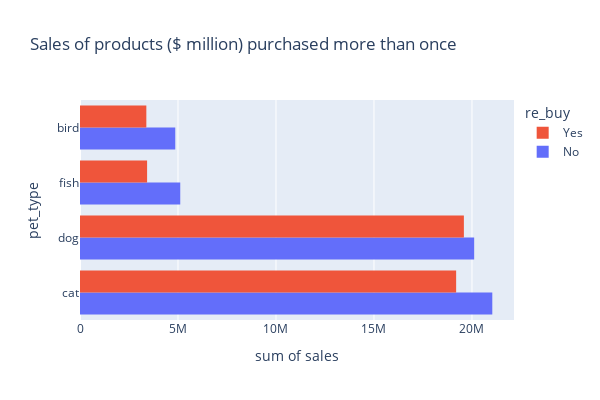

This figure's notebook cell:
### Markdown cell above
## Question 2. Do the products being purchased again have better sales than others?

- **Total sales for products being purchased again is lower (47.14% of sales)** than one-time purchases (52.86% of sales). 
- This trend is consistent across all pet types. 

While one-time purchases make up more sales overall. But a monthly pet subscription box can be a way to increase sales for products being purchased again.

### Code cell
repurchase_sales_df = final_df[['re_buy','sales', 'pet_type']]

repurchase_sales_df_gb = repurchase_sales_df.groupby(['pet_type', 're_buy'], as_index = False).sum().sort_values(['sales'], ascending=False)

display_df = repurchase_sales_df.groupby('re_buy', as_index = False).sum()
display_df['percent'] = round(display_df['sales']/display_df['sales'].sum()*100, 2)
display_df.columns = [['Repurchased', 'Sales ($)', 'Percentage (%)']]
display(display_df)

g = px.histogram(repurchase_sales_df_gb, y='pet_type', x='sales', color='re_buy', barmode='group', width=600, height=400, orientation='h' ,title = 'Sales of products ($ million) purchased more than once')
g.update_layout(legend_traceorder="reversed")
g.show()

### Figure 1 — Plotly figure (JSON) as saved in the notebook; plotly's stock layout.template omitted (floating-point values rounded to 4 significant figures)
{"data": [{"alignmentgroup": "True", "bingroup": "y", "histfunc": "sum", "hovertemplate": "re_buy=No<br>sum of sales=%{x}<br>pet_type=%{y}<extra></extra>", "legendgroup": "No", "marker": {"color": "#636efa", "pattern": {"shape": ""}}, "name": "No", "offsetgroup": "No", "orientation": "h", "showlegend": true, "type": "histogram", "x": [21037000, 20112000, 5115000, 4861000], "xaxis": "x", "y": ["cat", "dog", "fish", "bird"], "yaxis": "y"}, {"alignmentgroup": "True", "bingroup": "y", "histfunc": "sum", "hovertemplate": "re_buy=Yes<br>sum of sales=%{x}<br>pet_type=%{y}<extra></extra>", "legendgroup": "Yes", "marker": {"color": "#EF553B", "pattern": {"shape": ""}}, "name": "Yes", "offsetgroup": "Yes", "orientation": "h", "showlegend": true, "type": "histogram", "x": [19587000, 19192000, 3423000, 3385000], "xaxis": "x", "y": ["dog", "cat", "fish", "bird"], "yaxis": "y"}], "layout": {"barmode": "group", "height": 400, "legend": {"title": {"text": "re_buy"}, "tracegroupgap": 0, "traceorder": "reversed"}, "title": {"text": "Sales of products ($ million) purchased more than once"}, "width": 600, "xaxis": {"anchor": "y", "domain": [0, 1], "title": {"text": "sum of sales"}}, "yaxis": {"anchor": "x", "domain": [0, 1], "title": {"text": "pet_type"}}}}
